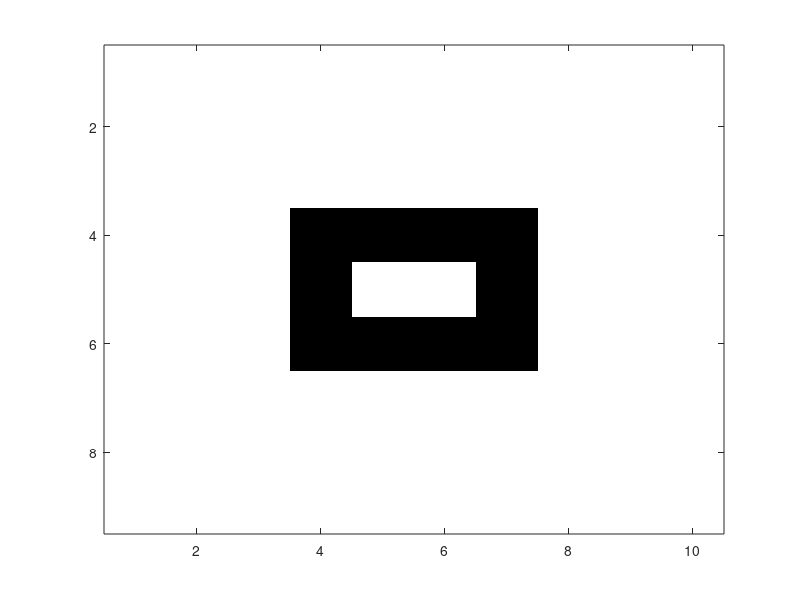
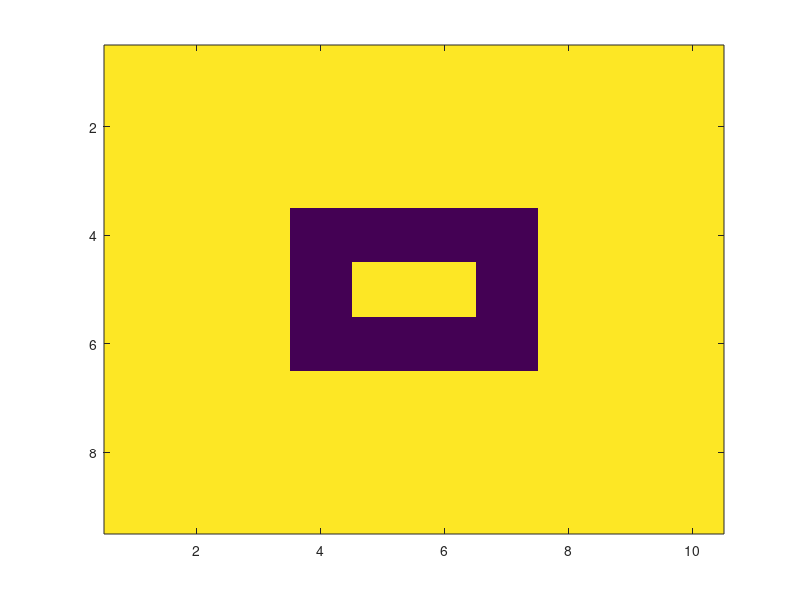

Source code (MATLAB) for these figures, in order:
a = ones (9,1)
b = [1 1 1 0 0 0 1 1 1]
b = b'
c = [1 1 1 0 1 0 1 1 1]
c =c'
M = [a a a b c  c  b a a a]
imagesc(M)
colormap(gray)
[u, s ,v] = svd (M)


v_tr = v'
M_com = u(:,1:3) * s(1:3,1:3) * v_tr(1:3,:)
figure
imagesc (M)